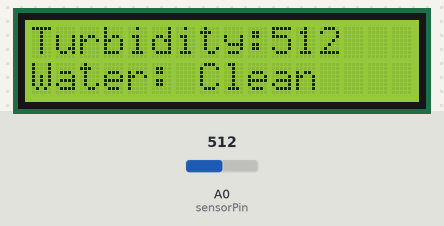
This sketch was run on a simulated Arduino Uno, built with avr-gcc and run on an emulated ATmega328P. On the bench: 16×2 character LCD. The inputs (shaded band) are chosen by the test bench; at power-on: A0 (sensorPin) = 512.

Above: at 1.2 s.
1.3 s: A0 (sensorPin) set to 684
At 2.6 s:
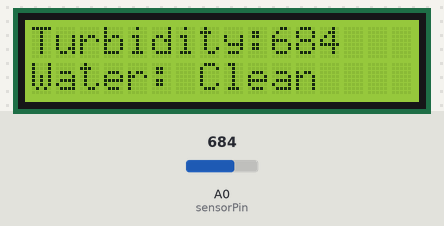
3.6 s: A0 (sensorPin) set to 719
At 5.0 s:
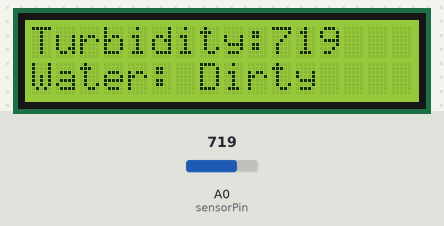
5.7 s: A0 (sensorPin) set to 690
At 7.4 s:
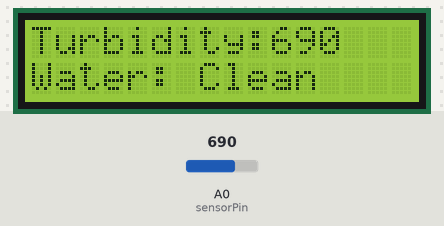
Timing chart, 0 to 8.9 s (numbered marks = the images above; inputs shaded):
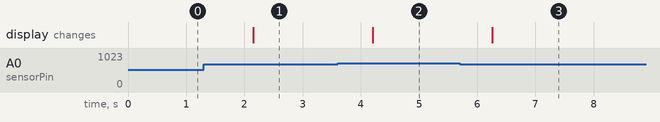

Measured:
- the behaviour switches between 700 and 701 on A0 (sensorPin) (found by bisection; images 1 and 2)
- after the input at 1.3 s, the display: changes after 0.85 s (image 1)
- after the input at 3.6 s, the display: changes after 0.60 s (image 2)
- after the input at 5.7 s, the display: changes after 0.56 s (image 3)

The sketch:

Water_Clean_Dirty_Detection_System.ino
```cpp
#include <Wire.h>
#include <LiquidCrystal_I2C.h>

LiquidCrystal_I2C lcd(0x27,16,2);

int sensorPin = A0;
int turbidity;

void setup()
{
  lcd.begin();
  lcd.backlight();

  Serial.begin(9600);
}

void loop()
{
  turbidity = analogRead(sensorPin);

  lcd.clear();
  lcd.setCursor(0,0);
  lcd.print("Turbidity:");
  lcd.print(turbidity);

  lcd.setCursor(0,1);

  if(turbidity > 700)
  {
    lcd.print("Water: Dirty");
  }
  else
  {
    lcd.print("Water: Clean");
  }

  delay(1000);
}
```
